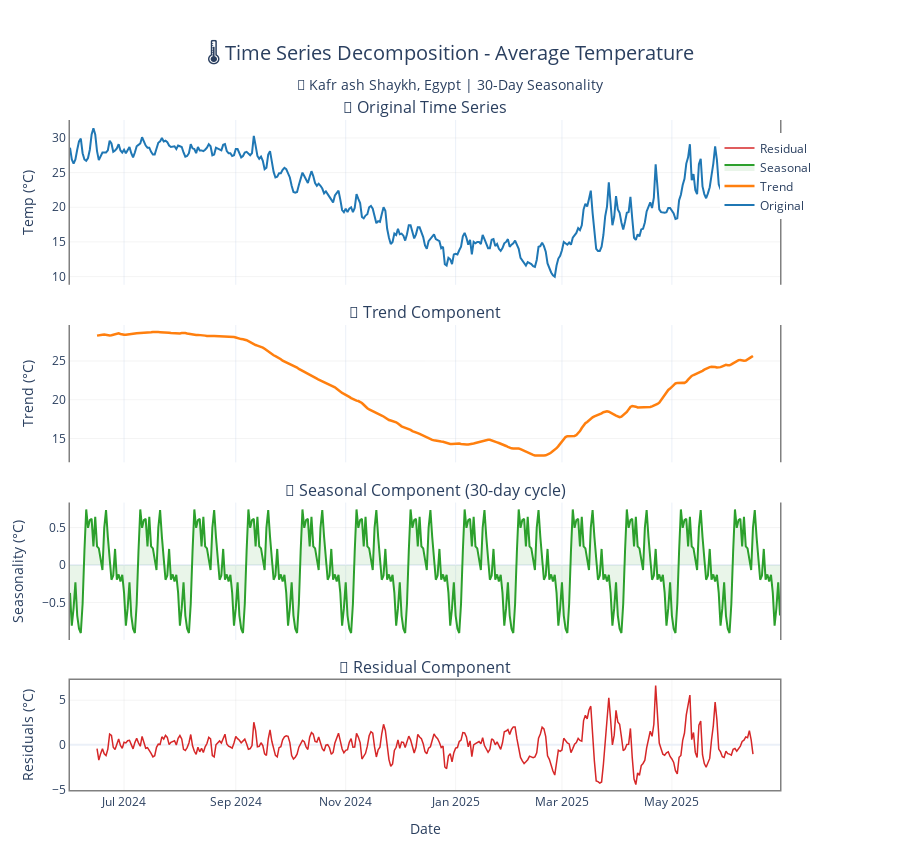

Notebook code cell kept with this figure:
### Code cell
# Prepare the series
target_series = df['avg_temp_celsius'].dropna()
decomposition = seasonal_decompose(target_series, model='additive', period=30)

# Subplot setup
titles = ['Original Time Series','Trend Component', 'Seasonal Component (30-day cycle)','Residual Component']

fig = make_subplots(rows=4, cols=1,shared_xaxes=True,subplot_titles=[f"🔹 {title}" for title in titles],vertical_spacing=0.06,row_heights=[0.3, 0.25, 0.25, 0.2])

# Color palette
colors = {'original': '#1f77b4','trend': '#ff7f0e','seasonal': '#2ca02c','residual': '#d62728'}

# Add traces
components = {'Original': (decomposition.observed, colors['original'], 2),'Trend': (decomposition.trend, colors['trend'], 2.5),'Seasonal': (decomposition.seasonal, colors['seasonal'], 2),'Residual': (decomposition.resid, colors['residual'], 1.5),}

for i, (name, (series, color, width)) in enumerate(components.items(), start=1):
    trace = go.Scatter(
        x=series.index,
        y=series,
        mode='lines',
        name=name,
        line=dict(color=color, width=width),
        hovertemplate=f'<b>{name}</b><br>Date: %{{x}}<br>Value: %{{y:.2f}}°C<extra></extra>'
    )
    if name == "Seasonal":
        trace.fill = 'tonexty'
        trace.fillcolor = 'rgba(44, 160, 44, 0.1)'
    fig.add_trace(trace, row=i, col=1)

# Layout
fig.update_layout(
    title=dict(text=f'🌡️ Time Series Decomposition - Average Temperature<br>'f"<sub>📍 {city_weather['city_info']['name']}, {city_weather['city_info']['country']} | 30-Day Seasonality</sub>",x=0.5,xanchor='center',font=dict(size=20)),
    height=850,
    template='plotly_white',
    showlegend=True,
    hovermode='x unified',
    legend=dict(orientation="v",yanchor="top",y=0.98,xanchor="right",x=1.05,font=dict(size=12)),
    margin=dict(t=120, b=60, l=70, r=120)
)

# Axes
y_titles = ["Temp (°C)", "Trend (°C)", "Seasonality (°C)", "Residuals (°C)"]
for i, y_title in enumerate(y_titles, start=1):
    fig.update_yaxes(title_text=y_title,row=i, col=1,title_font=dict(size=14),tickfont=dict(size=12),showgrid=True,gridcolor='rgba(200,200,200,0.2)',showline=True,linecolor='gray',linewidth=1.5,mirror=True)

fig.update_xaxes(title_text="Date",row=4, col=1,title_font=dict(size=14),tickfont=dict(size=12),showgrid=True,gridcolor='rgba(200,200,200,0.2)',showline=True,linecolor='gray',linewidth=1.5,mirror=True)
fig.show()

print("=" * 60)
print("📊 DECOMPOSITION SUMMARY STATISTICS")
print("=" * 60)
print(f"🔢 Original Data Range   : {target_series.min():.1f}°C to {target_series.max():.1f}°C")
print(f"📈 Trend Range           : {decomposition.trend.min():.1f}°C to {decomposition.trend.max():.1f}°C")
print(f"🌀 Seasonal Variation    : {decomposition.seasonal.min():.1f}°C to {decomposition.seasonal.max():.1f}°C")
print(f"🔀 Residual Std Dev      : {decomposition.resid.std():.2f}°C")
print(f"📅 Analysis Period       : {len(target_series)} days")
print("=" * 60)

### Figure 1 — Plotly figure (JSON) as saved in the notebook; plotly's stock layout.template omitted (floating-point values rounded to 4 significant figures; data arrays with more than 128 entries replaced by an {"elided": "..."} marker saying what was removed)
{"data": [{"hovertemplate": "<b>Original</b><br>Date: %{x}<br>Value: %{y:.2f}°C<extra></extra>", "line": {"color": "#1f77b4", "width": 2}, "mode": "lines", "name": "Original", "type": "scatter", "x": {"elided": "395 str values"}, "xaxis": "x", "y": {"elided": "395 float values"}, "yaxis": "y"}, {"hovertemplate": "<b>Trend</b><br>Date: %{x}<br>Value: %{y:.2f}°C<extra></extra>", "line": {"color": "#ff7f0e", "width": 2.5}, "mode": "lines", "name": "Trend", "type": "scatter", "x": {"elided": "395 str values"}, "xaxis": "x2", "y": {"elided": "395 float values"}, "yaxis": "y2"}, {"fill": "tonexty", "fillcolor": "rgba(44, 160, 44, 0.1)", "hovertemplate": "<b>Seasonal</b><br>Date: %{x}<br>Value: %{y:.2f}°C<extra></extra>", "line": {"color": "#2ca02c", "width": 2}, "mode": "lines", "name": "Seasonal", "type": "scatter", "x": {"elided": "395 str values"}, "xaxis": "x3", "y": {"elided": "395 float values"}, "yaxis": "y3"}, {"hovertemplate": "<b>Residual</b><br>Date: %{x}<br>Value: %{y:.2f}°C<extra></extra>", "line": {"color": "#d62728", "width": 1.5}, "mode": "lines", "name": "Residual", "type": "scatter", "x": {"elided": "395 str values"}, "xaxis": "x4", "y": {"elided": "395 float values"}, "yaxis": "y4"}], "layout": {"annotations": [{"font": {"size": 16}, "showarrow": false, "text": "🔹 Original Time Series", "x": 0.5, "xanchor": "center", "xref": "paper", "y": 1, "yanchor": "bottom", "yref": "paper"}, {"font": {"size": 16}, "showarrow": false, "text": "🔹 Trend Component", "x": 0.5, "xanchor": "center", "xref": "paper", "y": 0.694, "yanchor": "bottom", "yref": "paper"}, {"font": {"size": 16}, "showarrow": false, "text": "🔹 Seasonal Component (30-day cycle)", "x": 0.5, "xanchor": "center", "xref": "paper", "y": 0.429, "yanchor": "bottom", "yref": "paper"}, {"font": {"size": 16}, "showarrow": false, "text": "🔹 Residual Component", "x": 0.5, "xanchor": "center", "xref": "paper", "y": 0.164, "yanchor": "bottom", "yref": "paper"}], "height": 850, "hovermode": "x unified", "legend": {"font": {"size": 12}, "orientation": "v", "x": 1.05, "xanchor": "right", "y": 0.98, "yanchor": "top"}, "margin": {"b": 60, "l": 70, "r": 120, "t": 120}, "showlegend": true, "title": {"font": {"size": 20}, "text": "🌡️ Time Series Decomposition - Average Temperature<br><sub>📍 Kafr ash Shaykh, Egypt | 30-Day Seasonality</sub>", "x": 0.5, "xanchor": "center"}, "xaxis": {"anchor": "y", "domain": [0, 1], "matches": "x4", "showticklabels": false}, "xaxis2": {"anchor": "y2", "domain": [0, 1], "matches": "x4", "showticklabels": false}, "xaxis3": {"anchor": "y3", "domain": [0, 1], "matches": "x4", "showticklabels": false}, "xaxis4": {"anchor": "y4", "domain": [0, 1], "gridcolor": "rgba(200,200,200,0.2)", "linecolor": "gray", "linewidth": 1.5, "mirror": true, "showgrid": true, "showline": true, "tickfont": {"size": 12}, "title": {"font": {"size": 14}, "text": "Date"}}, "yaxis": {"anchor": "x", "domain": [0.754, 1], "gridcolor": "rgba(200,200,200,0.2)", "linecolor": "gray", "linewidth": 1.5, "mirror": true, "showgrid": true, "showline": true, "tickfont": {"size": 12}, "title": {"font": {"size": 14}, "text": "Temp (°C)"}}, "yaxis2": {"anchor": "x2", "domain": [0.489, 0.694], "gridcolor": "rgba(200,200,200,0.2)", "linecolor": "gray", "linewidth": 1.5, "mirror": true, "showgrid": true, "showline": true, "tickfont": {"size": 12}, "title": {"font": {"size": 14}, "text": "Trend (°C)"}}, "yaxis3": {"anchor": "x3", "domain": [0.224, 0.429], "gridcolor": "rgba(200,200,200,0.2)", "linecolor": "gray", "linewidth": 1.5, "mirror": true, "showgrid": true, "showline": true, "tickfont": {"size": 12}, "title": {"font": {"size": 14}, "text": "Seasonality (°C)"}}, "yaxis4": {"anchor": "x4", "domain": [0, 0.164], "gridcolor": "rgba(200,200,200,0.2)", "linecolor": "gray", "linewidth": 1.5, "mirror": true, "showgrid": true, "showline": true, "tickfont": {"size": 12}, "title": {"font": {"size": 14}, "text": "Residuals (°C)"}}}}
